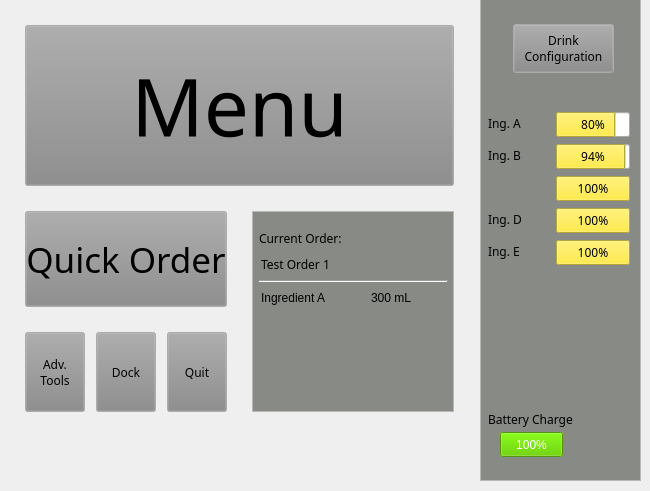
   <widget class="QWidget" name="page">
    <property name="sizePolicy">
     <sizepolicy hsizetype="MinimumExpanding" vsizetype="MinimumExpanding">
      <horstretch>0</horstretch>
      <verstretch>0</verstretch>
     </sizepolicy>
    </property>
    <widget class="QPushButton" name="pushButton_config">
     <property name="geometry">
      <rect>
       <x>513</x>
       <y>24</y>
       <width>101</width>
       <height>49</height>
      </rect>
     </property>
     <property name="palette">
      <palette>
       <active>
        <colorrole role="Button">
         <brush brushstyle="SolidPattern">
          <color alpha="255">
           <red>136</red>
           <green>136</green>
           <blue>136</blue>
          </color>
         </brush>
        </colorrole>
       </active>
       <inactive>
        <colorrole role="Button">
         <brush brushstyle="SolidPattern">
          <color alpha="255">
           <red>136</red>
           <green>136</green>
           <blue>136</blue>
          </color>
         </brush>
        </colorrole>
       </inactive>
       <disabled>
        <colorrole role="Button">
         <brush brushstyle="SolidPattern">
          <color alpha="255">
           <red>136</red>
           <green>136</green>
           <blue>136</blue>
          </color>
         </brush>
        </colorrole>
       </disabled>
      </palette>
     </property>
     <property name="font">
      <font>
       <family>MathJax_Main</family>
      </font>
     </property>
     <property name="text">
      <string>Drink
Configuration</string>
     </property>
    </widget>
    <widget class="QPushButton" name="pushButton_toMenu">
     <property name="geometry">
      <rect>
       <x>25</x>
       <y>25</y>
       <width>429</width>
       <height>161</height>
      </rect>
     </property>
     <property name="palette">
      <palette>
       <active>
        <colorrole role="Button">
         <brush brushstyle="SolidPattern">
          <color alpha="255">
           <red>136</red>
           <green>136</green>
           <blue>136</blue>
          </color>
         </brush>
        </colorrole>
       </active>
       <inactive>
        <colorrole role="Button">
         <brush brushstyle="SolidPattern">
          <color alpha="255">
           <red>136</red>
           <green>136</green>
           <blue>136</blue>
          </color>
         </brush>
        </colorrole>
       </inactive>
       <disabled>
        <colorrole role="Button">
         <brush brushstyle="SolidPattern">
          <color alpha="255">
           <red>136</red>
           <green>136</green>
           <blue>136</blue>
          </color>
         </brush>
        </colorrole>
       </disabled>
      </palette>
     </property>
     <property name="font">
      <font>
       <family>MathJax_Caligraphic</family>
       <pointsize>60</pointsize>
      </font>
     </property>
     <property name="text">
      <string>Menu</string>
     </property>
    </widget>
    <widget class="QProgressBar" name="progressBar_config_dynamicLater2">
     <property name="geometry">
      <rect>
       <x>556</x>
       <y>176</y>
       <width>74</width>
       <height>25</height>
      </rect>
     </property>
     <property name="palette">
      <palette>
       <active>
        <colorrole role="Highlight">
         <brush brushstyle="SolidPattern">
          <color alpha="255">
           <red>252</red>
           <green>233</green>
           <blue>79</blue>
          </color>
         </brush>
        </colorrole>
        <colorrole role="HighlightedText">
         <brush brushstyle="SolidPattern">
          <color alpha="255">
           <red>0</red>
           <green>0</green>
           <blue>0</blue>
          </color>
         </brush>
        </colorrole>
       </active>
       <inactive>
        <colorrole role="Highlight">
         <brush brushstyle="SolidPattern">
          <color alpha="255">
           <red>252</red>
           <green>233</green>
           <blue>79</blue>
          </color>
         </brush>
        </colorrole>
        <colorrole role="HighlightedText">
         <brush brushstyle="SolidPattern">
          <color alpha="255">
           <red>0</red>
           <green>0</green>
           <blue>0</blue>
          </color>
         </brush>
        </colorrole>
       </inactive>
       <disabled>
        <colorrole role="Highlight">
         <brush brushstyle="SolidPattern">
          <color alpha="255">
           <red>145</red>
           <green>145</green>
           <blue>145</blue>
          </color>
         </brush>
        </colorrole>
        <colorrole role="HighlightedText">
         <brush brushstyle="SolidPattern">
          <color alpha="255">
           <red>0</red>
           <green>0</green>
           <blue>0</blue>
          </color>
         </brush>
        </colorrole>
       </disabled>
      </palette>
     </property>
     <property name="font">
      <font>
       <family>Piboto Thin</family>
      </font>
     </property>
     <property name="value">
      <number>100</number>
     </property>
    </widget>
    <widget class="QProgressBar" name="progressBar_config_dynamicLater4">
     <property name="geometry">
      <rect>
       <x>556</x>
       <y>240</y>
       <width>74</width>
       <height>25</height>
      </rect>
     </property>
     <property name="palette">
      <palette>
       <active>
        <colorrole role="Highlight">
         <brush brushstyle="SolidPattern">
          <color alpha="255">
           <red>252</red>
           <green>233</green>
           <blue>79</blue>
          </color>
         </brush>
        </colorrole>
        <colorrole role="HighlightedText">
         <brush brushstyle="SolidPattern">
          <color alpha="255">
           <red>0</red>
           <green>0</green>
           <blue>0</blue>
          </color>
         </brush>
        </colorrole>
       </active>
       <inactive>
        <colorrole role="Highlight">
         <brush brushstyle="SolidPattern">
          <color alpha="255">
           <red>252</red>
           <green>233</green>
           <blue>79</blue>
          </color>
         </brush>
        </colorrole>
        <colorrole role="HighlightedText">
         <brush brushstyle="SolidPattern">
          <color alpha="255">
           <red>0</red>
           <green>0</green>
           <blue>0</blue>
          </color>
         </brush>
        </colorrole>
       </inactive>
       <disabled>
        <colorrole role="Highlight">
         <brush brushstyle="SolidPattern">
          <color alpha="255">
           <red>145</red>
           <green>145</green>
           <blue>145</blue>
          </color>
         </brush>
        </colorrole>
        <colorrole role="HighlightedText">
         <brush brushstyle="SolidPattern">
          <color alpha="255">
           <red>0</red>
           <green>0</green>
           <blue>0</blue>
          </color>
         </brush>
        </colorrole>
       </disabled>
      </palette>
     </property>
     <property name="font">
      <font>
       <family>Piboto Thin</family>
      </font>
     </property>
     <property name="value">
      <number>100</number>
     </property>
    </widget>
    <widget class="QLabel" name="label_config_dynamicLater3">
     <property name="geometry">
      <rect>
       <x>488</x>
       <y>208</y>
       <width>56</width>
       <height>22</height>
      </rect>
     </property>
     <property name="font">
      <font>
       <family>MathJax_Caligraphic</family>
      </font>
     </property>
     <property name="text">
      <string>Ing. D</string>
     </property>
    </widget>
    <widget class="QProgressBar" name="progressBar_config_dynamicLater1">
     <property name="geometry">
      <rect>
       <x>556</x>
       <y>144</y>
       <width>74</width>
       <height>25</height>
      </rect>
     </property>
     <property name="palette">
      <palette>
       <active>
        <colorrole role="Highlight">
         <brush brushstyle="SolidPattern">
          <color alpha="255">
           <red>252</red>
           <green>233</green>
           <blue>79</blue>
          </color>
         </brush>
        </colorrole>
        <colorrole role="HighlightedText">
         <brush brushstyle="SolidPattern">
          <color alpha="255">
           <red>0</red>
           <green>0</green>
           <blue>0</blue>
          </color>
         </brush>
        </colorrole>
       </active>
       <inactive>
        <colorrole role="Highlight">
         <brush brushstyle="SolidPattern">
          <color alpha="255">
           <red>252</red>
           <green>233</green>
           <blue>79</blue>
          </color>
         </brush>
        </colorrole>
        <colorrole role="HighlightedText">
         <brush brushstyle="SolidPattern">
          <color alpha="255">
           <red>0</red>
           <green>0</green>
           <blue>0</blue>
          </color>
         </brush>
        </colorrole>
       </inactive>
       <disabled>
        <colorrole role="Highlight">
         <brush brushstyle="SolidPattern">
          <color alpha="255">
           <red>145</red>
           <green>145</green>
           <blue>145</blue>
          </color>
         </brush>
        </colorrole>
        <colorrole role="HighlightedText">
         <brush brushstyle="SolidPattern">
          <color alpha="255">
           <red>0</red>
           <green>0</green>
           <blue>0</blue>
          </color>
         </brush>
        </colorrole>
       </disabled>
      </palette>
     </property>
     <property name="font">
      <font>
       <family>Piboto Thin</family>
      </font>
     </property>
     <property name="value">
      <number>94</number>
     </property>
    </widget>
    <widget class="QLabel" name="label_imageB3">
     <property name="geometry">
      <rect>
       <x>575</x>
       <y>432</y>
       <width>56</width>
       <height>22</height>
      </rect>
     </property>
     <property name="text">
      <string/>
     </property>
    </widget>
    <widget class="Line" name="line">
     <property name="geometry">
      <rect>
       <x>259</x>
       <y>275</y>
       <width>189</width>
       <height>13</height>
      </rect>
     </property>
     <property name="orientation">
      <enum>Qt::Horizontal</enum>
     </property>
    </widget>
    <widget class="QLabel" name="label_config_dynamicLater1">
     <property name="geometry">
      <rect>
       <x>488</x>
       <y>144</y>
       <width>56</width>
       <height>22</height>
      </rect>
     </property>
     <property name="font">
      <font>
       <family>MathJax_Caligraphic</family>
      </font>
     </property>
     <property name="text">
      <string>Ing. B</string>
     </property>
    </widget>
    <widget class="QListWidget" name="widget_rightInfo">
     <property name="geometry">
      <rect>
       <x>480</x>
       <y>-1</y>
       <width>161</width>
       <height>482</height>
      </rect>
     </property>
     <property name="palette">
      <palette>
       <active>
        <colorrole role="Button">
         <brush brushstyle="SolidPattern">
          <color alpha="255">
           <red>85</red>
           <green>87</green>
           <blue>83</blue>
          </color>
         </brush>
        </colorrole>
        <colorrole role="Base">
         <brush brushstyle="SolidPattern">
          <color alpha="255">
           <red>136</red>
           <green>138</green>
           <blue>133</blue>
          </color>
         </brush>
        </colorrole>
       </active>
       <inactive>
        <colorrole role="Button">
         <brush brushstyle="SolidPattern">
          <color alpha="255">
           <red>85</red>
           <green>87</green>
           <blue>83</blue>
          </color>
         </brush>
        </colorrole>
        <colorrole role="Base">
         <brush brushstyle="SolidPattern">
          <color alpha="255">
           <red>136</red>
           <green>138</green>
           <blue>133</blue>
          </color>
         </brush>
        </colorrole>
       </inactive>
       <disabled>
        <colorrole role="Button">
         <brush brushstyle="SolidPattern">
          <color alpha="255">
           <red>85</red>
           <green>87</green>
           <blue>83</blue>
          </color>
         </brush>
        </colorrole>
        <colorrole role="Base">
         <brush brushstyle="SolidPattern">
          <color alpha="255">
           <red>85</red>
           <green>87</green>
           <blue>83</blue>
          </color>
         </brush>
        </colorrole>
       </disabled>
      </palette>
     </property>
     <property name="font">
      <font>
       <family>MathJax_Caligraphic</family>
      </font>
     </property>
    </widget>
    <widget class="QListWidget" name="widget_curOrder">
     <property name="geometry">
      <rect>
       <x>252</x>
       <y>211</y>
       <width>202</width>
       <height>201</height>
      </rect>
     </property>
     <property name="palette">
      <palette>
       <active>
        <colorrole role="Button">
         <brush brushstyle="SolidPattern">
          <color alpha="255">
           <red>85</red>
           <green>85</green>
           <blue>85</blue>
          </color>
         </brush>
        </colorrole>
        <colorrole role="Base">
         <brush brushstyle="SolidPattern">
          <color alpha="255">
           <red>136</red>
           <green>138</green>
           <blue>133</blue>
          </color>
         </brush>
        </colorrole>
       </active>
       <inactive>
        <colorrole role="Button">
         <brush brushstyle="SolidPattern">
          <color alpha="255">
           <red>85</red>
           <green>85</green>
           <blue>85</blue>
          </color>
         </brush>
        </colorrole>
        <colorrole role="Base">
         <brush brushstyle="SolidPattern">
          <color alpha="255">
           <red>136</red>
           <green>138</green>
           <blue>133</blue>
          </color>
         </brush>
        </colorrole>
       </inactive>
       <disabled>
        <colorrole role="Button">
         <brush brushstyle="SolidPattern">
          <color alpha="255">
           <red>85</red>
           <green>85</green>
           <blue>85</blue>
          </color>
         </brush>
        </colorrole>
        <colorrole role="Base">
         <brush brushstyle="SolidPattern">
          <color alpha="255">
           <red>85</red>
           <green>87</green>
           <blue>83</blue>
          </color>
         </brush>
        </colorrole>
       </disabled>
      </palette>
     </property>
    </widget>
    <widget class="QLabel" name="label_config_dynamicLater4">
     <property name="geometry">
      <rect>
       <x>488</x>
       <y>240</y>
       <width>56</width>
       <height>22</height>
      </rect>
     </property>
     <property name="font">
      <font>
       <family>MathJax_Caligraphic</family>
      </font>
     </property>
     <property name="text">
      <string>Ing. E</string>
     </property>
    </widget>
    <widget class="QLabel" name="label_curOrder_IngAmount">
     <property name="geometry">
      <rect>
       <x>371</x>
       <y>291</y>
       <width>76</width>
       <height>72</height>
      </rect>
     </property>
     <property name="text">
      <string>300 mL</string>
     </property>
     <property name="alignment">
      <set>Qt::AlignLeading|Qt::AlignLeft|Qt::AlignTop</set>
     </property>
    </widget>
    <widget class="QPushButton" name="pushButton_curOrder">
     <property name="geometry">
      <rect>
       <x>25</x>
       <y>211</y>
       <width>202</width>
       <height>96</height>
      </rect>
     </property>
     <property name="palette">
      <palette>
       <active>
        <colorrole role="Button">
         <brush brushstyle="SolidPattern">
          <color alpha="255">
           <red>136</red>
           <green>136</green>
           <blue>136</blue>
          </color>
         </brush>
        </colorrole>
        <colorrole role="Base">
         <brush brushstyle="SolidPattern">
          <color alpha="255">
           <red>136</red>
           <green>138</green>
           <blue>133</blue>
          </color>
         </brush>
        </colorrole>
       </active>
       <inactive>
        <colorrole role="Button">
         <brush brushstyle="SolidPattern">
          <color alpha="255">
           <red>136</red>
           <green>136</green>
           <blue>136</blue>
          </color>
         </brush>
        </colorrole>
        <colorrole role="Base">
         <brush brushstyle="SolidPattern">
          <color alpha="255">
           <red>136</red>
           <green>138</green>
           <blue>133</blue>
          </color>
         </brush>
        </colorrole>
       </inactive>
       <disabled>
        <colorrole role="Button">
         <brush brushstyle="SolidPattern">
          <color alpha="255">
           <red>136</red>
           <green>136</green>
           <blue>136</blue>
          </color>
         </brush>
        </colorrole>
        <colorrole role="Base">
         <brush brushstyle="SolidPattern">
          <color alpha="255">
           <red>85</red>
           <green>87</green>
           <blue>83</blue>
          </color>
         </brush>
        </colorrole>
       </disabled>
      </palette>
     </property>
     <property name="font">
      <font>
       <family>MathJax_Caligraphic</family>
       <pointsize>26</pointsize>
      </font>
     </property>
     <property name="text">
      <string>Quick Order</string>
     </property>
    </widget>
    <widget class="QPushButton" name="pushButton_quit">
     <property name="geometry">
      <rect>
       <x>167</x>
       <y>332</y>
       <width>60</width>
       <height>80</height>
      </rect>
     </property>
     <property name="palette">
      <palette>
       <active>
        <colorrole role="Button">
         <brush brushstyle="SolidPattern">
          <color alpha="255">
           <red>136</red>
           <green>136</green>
           <blue>136</blue>
          </color>
         </brush>
        </colorrole>
        <colorrole role="Base">
         <brush brushstyle="SolidPattern">
          <color alpha="255">
           <red>136</red>
           <green>138</green>
           <blue>133</blue>
          </color>
         </brush>
        </colorrole>
       </active>
       <inactive>
        <colorrole role="Button">
         <brush brushstyle="SolidPattern">
          <color alpha="255">
           <red>136</red>
           <green>136</green>
           <blue>136</blue>
          </color>
         </brush>
        </colorrole>
        <colorrole role="Base">
         <brush brushstyle="SolidPattern">
          <color alpha="255">
           <red>136</red>
           <green>138</green>
           <blue>133</blue>
          </color>
         </brush>
        </colorrole>
       </inactive>
       <disabled>
        <colorrole role="Button">
         <brush brushstyle="SolidPattern">
          <color alpha="255">
           <red>136</red>
           <green>136</green>
           <blue>136</blue>
          </color>
         </brush>
        </colorrole>
        <colorrole role="Base">
         <brush brushstyle="SolidPattern">
          <color alpha="255">
           <red>85</red>
           <green>87</green>
           <blue>83</blue>
          </color>
         </brush>
        </colorrole>
       </disabled>
      </palette>
     </property>
     <property name="font">
      <font>
       <family>MathJax_Main</family>
      </font>
     </property>
     <property name="text">
      <string>Quit</string>
     </property>
    </widget>
    <widget class="QLabel" name="label_config">
     <property name="geometry">
      <rect>
       <x>488</x>
       <y>112</y>
       <width>56</width>
       <height>22</height>
      </rect>
     </property>
     <property name="font">
      <font>
       <family>MathJax_Caligraphic</family>
      </font>
     </property>
     <property name="text">
      <string>Ing. A</string>
     </property>
    </widget>
    <widget class="QLabel" name="label_curOrder">
     <property name="geometry">
      <rect>
       <x>259</x>
       <y>227</y>
       <width>170</width>
       <height>22</height>
      </rect>
     </property>
     <property name="font">
      <font>
       <family>MathJax_Caligraphic</family>
      </font>
     </property>
     <property name="text">
      <string>Current Order:</string>
     </property>
    </widget>
    <widget class="QPushButton" name="pushButton_dock">
     <property name="geometry">
      <rect>
       <x>96</x>
       <y>332</y>
       <width>60</width>
       <height>80</height>
      </rect>
     </property>
     <property name="palette">
      <palette>
       <active>
        <colorrole role="Button">
         <brush brushstyle="SolidPattern">
          <color alpha="255">
           <red>136</red>
           <green>136</green>
           <blue>136</blue>
          </color>
         </brush>
        </colorrole>
        <colorrole role="Base">
         <brush brushstyle="SolidPattern">
          <color alpha="255">
           <red>136</red>
           <green>138</green>
           <blue>133</blue>
          </color>
         </brush>
        </colorrole>
       </active>
       <inactive>
        <colorrole role="Button">
         <brush brushstyle="SolidPattern">
          <color alpha="255">
           <red>136</red>
           <green>136</green>
           <blue>136</blue>
          </color>
         </brush>
        </colorrole>
        <colorrole role="Base">
         <brush brushstyle="SolidPattern">
          <color alpha="255">
           <red>136</red>
           <green>138</green>
           <blue>133</blue>
          </color>
         </brush>
        </colorrole>
       </inactive>
       <disabled>
        <colorrole role="Button">
         <brush brushstyle="SolidPattern">
          <color alpha="255">
           <red>136</red>
           <green>136</green>
           <blue>136</blue>
          </color>
         </brush>
        </colorrole>
        <colorrole role="Base">
         <brush brushstyle="SolidPattern">
          <color alpha="255">
           <red>85</red>
           <green>87</green>
           <blue>83</blue>
          </color>
         </brush>
        </colorrole>
       </disabled>
      </palette>
     </property>
     <property name="font">
      <font>
       <family>MathJax_Main</family>
      </font>
     </property>
     <property name="text">
      <string>Dock</string>
     </property>
    </widget>
    <widget class="QProgressBar" name="progressBar_batteryCharge">
     <property name="geometry">
      <rect>
       <x>500</x>
       <y>432</y>
       <width>63</width>
       <height>25</height>
      </rect>
     </property>
     <property name="palette">
      <palette>
       <active>
        <colorrole role="Highlight">
         <brush brushstyle="SolidPattern">
          <color alpha="255">
           <red>115</red>
           <green>210</green>
           <blue>22</blue>
          </color>
         </brush>
        </colorrole>
       </active>
       <inactive>
        <colorrole role="Highlight">
         <brush brushstyle="SolidPattern">
          <color alpha="255">
           <red>115</red>
           <green>210</green>
           <blue>22</blue>
          </color>
         </brush>
        </colorrole>
       </inactive>
       <disabled>
        <colorrole role="Highlight">
         <brush brushstyle="SolidPattern">
          <color alpha="255">
           <red>145</red>
           <green>145</green>
           <blue>145</blue>
          </color>
         </brush>
        </colorrole>
       </disabled>
      </palette>
     </property>
     <property name="value">
      <number>100</number>
     </property>
    </widget>
    <widget class="QProgressBar" name="progressBar_config_dynamicLater3">
     <property name="geometry">
      <rect>
       <x>556</x>
       <y>208</y>
       <width>74</width>
       <height>25</height>
      </rect>
     </property>
     <property name="palette">
      <palette>
       <active>
        <colorrole role="Highlight">
         <brush brushstyle="SolidPattern">
          <color alpha="255">
           <red>252</red>
           <green>233</green>
           <blue>79</blue>
          </color>
         </brush>
        </colorrole>
        <colorrole role="HighlightedText">
         <brush brushstyle="SolidPattern">
          <color alpha="255">
           <red>0</red>
           <green>0</green>
           <blue>0</blue>
          </color>
         </brush>
        </colorrole>
       </active>
       <inactive>
        <colorrole role="Highlight">
         <brush brushstyle="SolidPattern">
          <color alpha="255">
           <red>252</red>
           <green>233</green>
           <blue>79</blue>
          </color>
         </brush>
        </colorrole>
        <colorrole role="HighlightedText">
         <brush brushstyle="SolidPattern">
          <color alpha="255">
           <red>0</red>
           <green>0</green>
           <blue>0</blue>
          </color>
         </brush>
        </colorrole>
       </inactive>
       <disabled>
        <colorrole role="Highlight">
         <brush brushstyle="SolidPattern">
          <color alpha="255">
           <red>145</red>
           <green>145</green>
           <blue>145</blue>
          </color>
         </brush>
        </colorrole>
        <colorrole role="HighlightedText">
         <brush brushstyle="SolidPattern">
          <color alpha="255">
           <red>0</red>
           <green>0</green>
           <blue>0</blue>
          </color>
         </brush>
        </colorrole>
       </disabled>
      </palette>
     </property>
     <property name="font">
      <font>
       <family>Piboto Thin</family>
      </font>
     </property>
     <property name="value">
      <number>100</number>
     </property>
    </widget>
    <widget class="QLabel" name="label_curOrder_Name">
     <property name="geometry">
      <rect>
       <x>261</x>
       <y>250</y>
       <width>170</width>
       <height>28</height>
      </rect>
     </property>
     <property name="font">
      <font>
       <family>MathJax_Main</family>
      </font>
     </property>
     <property name="text">
      <string>Test Order 1</string>
     </property>
    </widget>
    <widget class="QProgressBar" name="progressBar_config">
     <property name="geometry">
      <rect>
       <x>556</x>
       <y>112</y>
       <width>74</width>
       <height>25</height>
      </rect>
     </property>
     <property name="palette">
      <palette>
       <active>
        <colorrole role="Highlight">
         <brush brushstyle="SolidPattern">
          <color alpha="255">
           <red>252</red>
           <green>233</green>
           <blue>79</blue>
          </color>
         </brush>
        </colorrole>
        <colorrole role="HighlightedText">
         <brush brushstyle="SolidPattern">
          <color alpha="255">
           <red>0</red>
           <green>0</green>
           <blue>0</blue>
          </color>
         </brush>
        </colorrole>
       </active>
       <inactive>
        <colorrole role="Highlight">
         <brush brushstyle="SolidPattern">
          <color alpha="255">
           <red>252</red>
           <green>233</green>
           <blue>79</blue>
          </color>
         </brush>
        </colorrole>
        <colorrole role="HighlightedText">
         <brush brushstyle="SolidPattern">
          <color alpha="255">
           <red>0</red>
           <green>0</green>
           <blue>0</blue>
          </color>
         </brush>
        </colorrole>
       </inactive>
       <disabled>
        <colorrole role="Highlight">
         <brush brushstyle="SolidPattern">
          <color alpha="255">
           <red>145</red>
           <green>145</green>
           <blue>145</blue>
          </color>
         </brush>
        </colorrole>
        <colorrole role="HighlightedText">
         <brush brushstyle="SolidPattern">
          <color alpha="255">
           <red>0</red>
           <green>0</green>
           <blue>0</blue>
          </color>
         </brush>
        </colorrole>
       </disabled>
      </palette>
     </property>
     <property name="font">
      <font>
       <family>Piboto Thin</family>
      </font>
     </property>
     <property name="value">
      <number>80</number>
     </property>
    </widget>
    <widget class="QLabel" name="label_curOrder_IngName">
     <property name="geometry">
      <rect>
       <x>261</x>
       <y>291</y>
       <width>96</width>
       <height>120</height>
      </rect>
     </property>
     <property name="text">
      <string>Ingredient A</string>
     </property>
     <property name="alignment">
      <set>Qt::AlignLeading|Qt::AlignLeft|Qt::AlignTop</set>
     </property>
    </widget>
    <widget class="QLabel" name="label_config_dynamicLater2">
     <property name="geometry">
      <rect>
       <x>25</x>
       <y>360</y>
       <width>56</width>
       <height>72</height>
      </rect>
     </property>
     <property name="font">
      <font>
       <family>MathJax_Caligraphic</family>
      </font>
     </property>
     <property name="text">
      <string>Ing. C</string>
     </property>
    </widget>
    <widget class="QPushButton" name="pushButton_advTools">
     <property name="geometry">
      <rect>
       <x>25</x>
       <y>332</y>
       <width>60</width>
       <height>80</height>
      </rect>
     </property>
     <property name="palette">
      <palette>
       <active>
        <colorrole role="Button">
         <brush brushstyle="SolidPattern">
          <color alpha="255">
           <red>136</red>
           <green>136</green>
           <blue>136</blue>
          </color>
         </brush>
        </colorrole>
        <colorrole role="Base">
         <brush brushstyle="SolidPattern">
          <color alpha="255">
           <red>136</red>
           <green>138</green>
           <blue>133</blue>
          </color>
         </brush>
        </colorrole>
       </active>
       <inactive>
        <colorrole role="Button">
         <brush brushstyle="SolidPattern">
          <color alpha="255">
           <red>136</red>
           <green>136</green>
           <blue>136</blue>
          </color>
         </brush>
        </colorrole>
        <colorrole role="Base">
         <brush brushstyle="SolidPattern">
          <color alpha="255">
           <red>136</red>
           <green>138</green>
           <blue>133</blue>
          </color>
         </brush>
        </colorrole>
       </inactive>
       <disabled>
        <colorrole role="Button">
         <brush brushstyle="SolidPattern">
          <color alpha="255">
           <red>136</red>
           <green>136</green>
           <blue>136</blue>
          </color>
         </brush>
        </colorrole>
        <colorrole role="Base">
         <brush brushstyle="SolidPattern">
          <color alpha="255">
           <red>85</red>
           <green>87</green>
           <blue>83</blue>
          </color>
         </brush>
        </colorrole>
       </disabled>
      </palette>
     </property>
     <property name="font">
      <font>
       <family>MathJax_Main</family>
      </font>
     </property>
     <property name="text">
      <string>Adv. 
Tools</string>
     </property>
    </widget>
    <widget class="QLabel" name="label_batteryCharge">
     <property name="geometry">
      <rect>
       <x>488</x>
       <y>408</y>
       <width>88</width>
       <height>22</height>
      </rect>
     </property>
     <property name="font">
      <font>
       <family>MathJax_Main</family>
      </font>
     </property>
     <property name="text">
      <string>Battery Charge</string>
     </property>
    </widget>
    <zorder>pushButton_toMenu</zorder>
    <zorder>widget_rightInfo</zorder>
    <zorder>widget_curOrder</zorder>
    <zorder>label_curOrder_IngAmount</zorder>
    <zorder>pushButton_curOrder</zorder>
    <zorder>pushButton_quit</zorder>
    <zorder>label_config</zorder>
    <zorder>label_curOrder</zorder>
    <zorder>pushButton_dock</zorder>
    <zorder>progressBar_batteryCharge</zorder>
    <zorder>progressBar_config_dynamicLater3</zorder>
    <zorder>label_curOrder_Name</zorder>
    <zorder>label_curOrder_IngName</zorder>
    <zorder>label_config_dynamicLater2</zorder>
    <zorder>pushButton_advTools</zorder>
    <zorder>label_batteryCharge</zorder>
    <zorder>line</zorder>
    <zorder>label_imageB3</zorder>
    <zorder>label_config_dynamicLater1</zorder>
    <zorder>label_config_dynamicLater3</zorder>
    <zorder>label_config_dynamicLater4</zorder>
    <zorder>progressBar_config</zorder>
    <zorder>progressBar_config_dynamicLater1</zorder>
    <zorder>progressBar_config_dynamicLater2</zorder>
    <zorder>progressBar_config_dynamicLater4</zorder>
    <zorder>pushButton_config</zorder>
   </widget>
